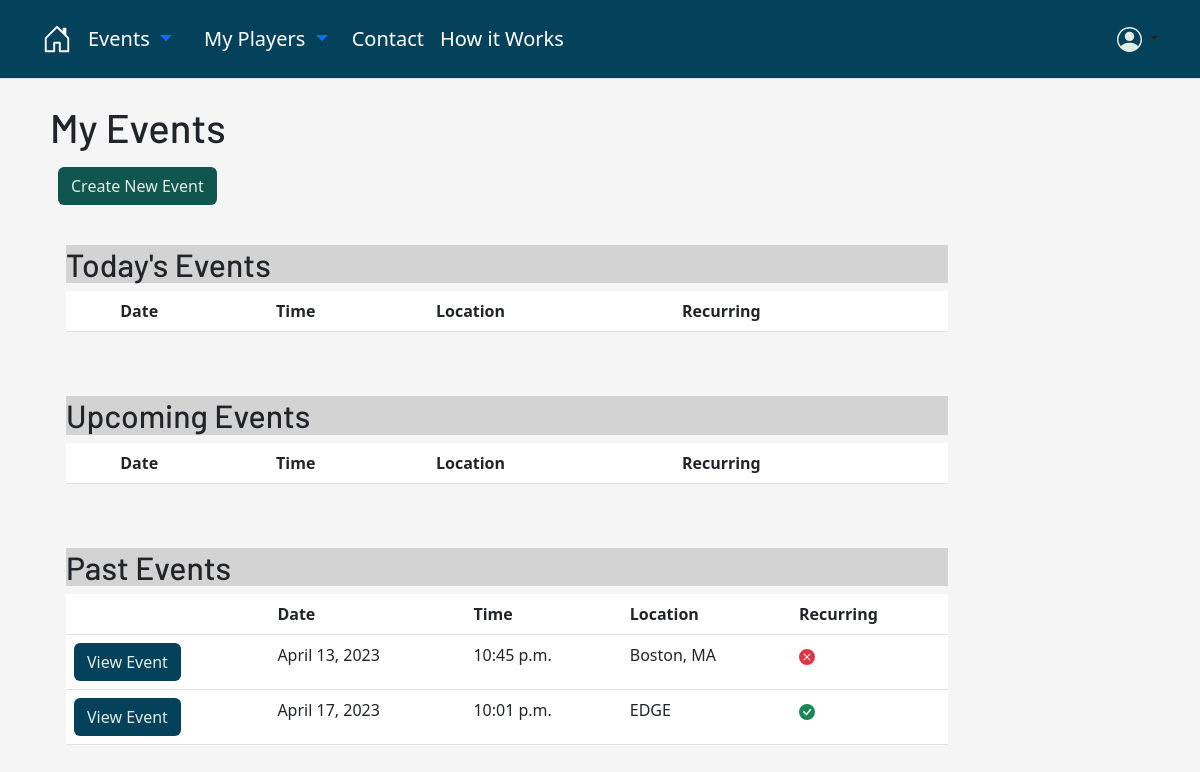
Before: /organize/ (signed in) with the older database file.
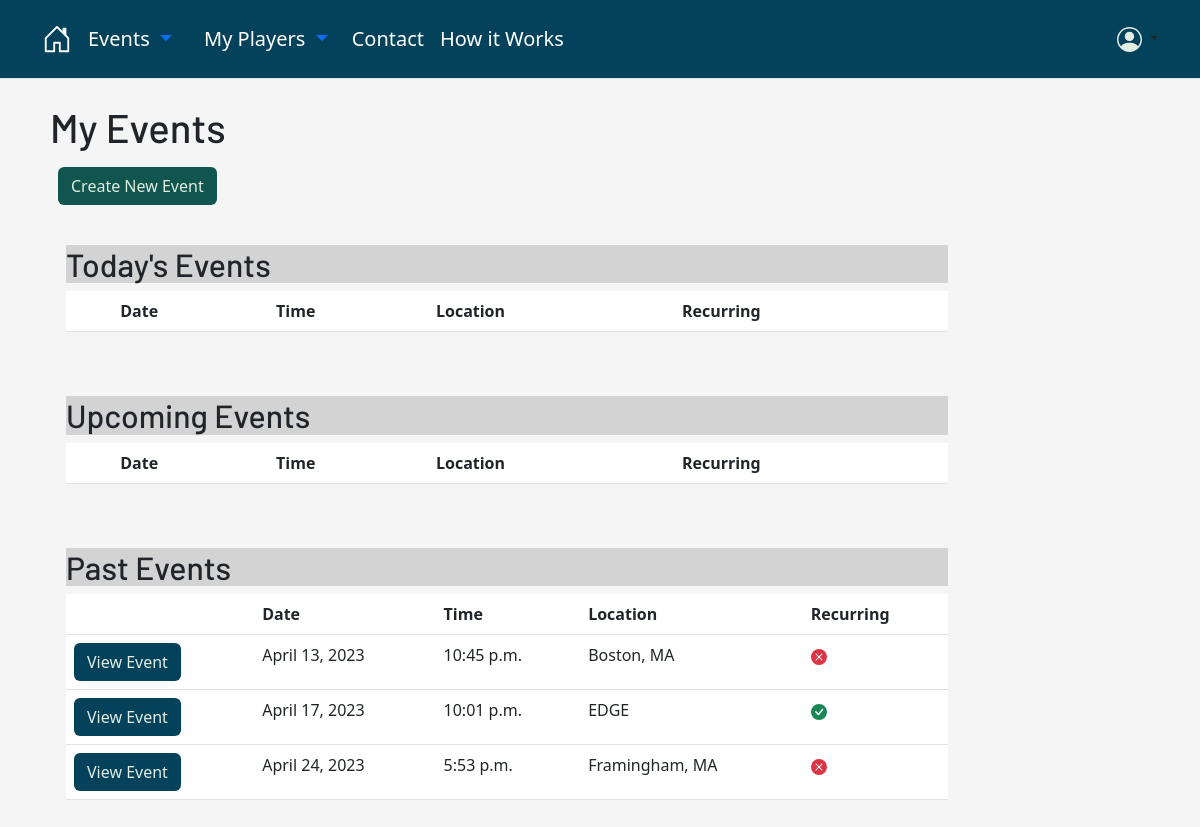
After: the same page with the newer database file.
### OrgDash/models.py (models this page shows, shortened)
class Skate(models.Model):
    host = models.ForeignKey(User, on_delete= models.CASCADE, default= 1)
    date = models.DateField(auto_now = False, default= None)
    time = models.TimeField(auto_now=False, default= None)
    location = models.CharField(max_length=200)
    price = models.IntegerField()
    max_players = models.IntegerField(default=0)
    max_goalies = models.IntegerField(default=2)
    recurring_event = models.BooleanField(default= False)
    player_full = models.BooleanField(default=False)
    goalie_full = models.BooleanField(default=False)
    STATUS_CHOICES = [
        (7,'Every Week'),
        (14,'Every Two Weeks'),
    ]
    frequency = models.IntegerField(choices=STATUS_CHOICES, default= 7, blank= True)
    send_invite_days_before = models.IntegerField(default= 3, blank= True)
    finalize_event_hours_before = models.IntegerField(default=1, blank= True)
    group_to_invite = models.ForeignKey('PlayerGroup', on_delete= models.CASCADE, blank= True, null=True)

### OrgDash/views.py (the view)
# urls.py: path('', views.OrganizerDashboard, name = 'organizer_dashboard'),
def OrganizerDashboard(request):
    today=timezone.now()
    active_user = request.user.pk
    todays_events = Skate.objects.filter(Q(host= active_user) & Q(date=today))
    upcoming_events = Skate.objects.filter(Q(host= active_user) & Q(date__gt= today))
    past_events = Skate.objects.filter(Q(host= active_user) & Q(date__lt= today))
    context = {'upcoming_events' : upcoming_events, 'past_events': past_events, 'todays_events': todays_events}
    return render (request,'OrgDash/dash_base.html',context)

### OrgDash/templates/OrgDash/dash_base.html (shortened to what this page needs)
{% extends 'base.html' %}
{% block body_block %}
<div class="container">
    <div class="col-md-6 p-2">
    <h1>My Events</h1>
        <div class="p-2">
            <a type="button" class="btn btn-green" href="{% url 'OrgDash:create_event' %}">Create New Event</a>
        </div>
    </div>
    <div class="col-md-10 p-4">
        <div class="table-header">
            <h2>Today's Events</h2>
        </div>
        <table class="table table-hover table">
            <thead>
              <tr>
                <th scope="col"></th>
                <th scope="col">Date</th>
                <th scope="col">Time</th>
                <th scope="col">Location</th>
                <th scope="col">Recurring</th>
              </tr>
            </thead>
          </table>
    </div>
    <div class="col-md-10 p-4">
        <div class="table-header">
            <h2>Upcoming Events</h2>
        </div>
        <table class="table table-hover table">
            <thead>
              <tr>
                <th scope="col"></th>
                <th scope="col">Date</th>
                <th scope="col">Time</th>
                <th scope="col">Location</th>
                <th scope="col">Recurring</th>
              </tr>
            </thead>
          </table>
    </div>
      <div class="col-md-10 p-4">
        <div class="table-header">
            <h2>Past Events</h2>
        </div>
        <table class="table table-hover table">
            <thead>
                <tr>
                <th scope="col"></th>
                <th scope="col">Date</th>
                <th scope="col">Time</th>
                <th scope="col">Location</th>
                <th scope="col">Recurring</th>
                </tr>
            </thead>
            <tbody>
                {% for item in past_events %}
                <tr>
                <th scope="row"><a type="button" class="btn btn-blue" href="{{item.id}}">View Event</a></th>
                <td>{{item.date}}</td>
                <td>{{item.time}}</td>
                <td>{{item.location}}</td>
                {% if item.recurring_event == True %}
                <td><a class="link-success" href="#" data-bs-toggle="tooltip" data-bs-placement="right" data-bs-title="Set to repeat every {{item.frequency}} days"></a></td>
                {% else %}
                <td><a class="link-danger" href="{% url 'OrgDash:event_update' item.pk %}" data-bs-toggle="tooltip" data-bs-placement="right" data-bs-title="Edit this event to make it repeat"></a></td>
                {% endif %}
                {% endfor %}
                </tr>
            </tbody>
        </table>
    </div>
</div>
  {% endblock %}

Changed rows visible on the page:
added Skate: date "April 24, 2023", time "5:53 p.m.", location "Framingham, MA", recurring_event False (drawn)
